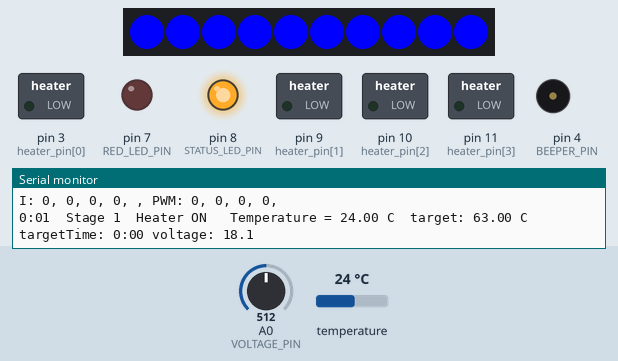
Recording of a sketch running on a simulated Arduino Uno, built with avr-gcc and run on an emulated ATmega328P. Parts: 10 RGB LEDs in strip order, left to right, switched loads named in the sketch (green lamp = pin HIGH), output pins drawn as LEDs (lit = HIGH), buzzer (waves = sounding), the last lines printed to the serial monitor. The inputs (shaded band) are chosen by the test bench; at power-on: temperature 24 °C, A0 (VOLTAGE_PIN) = 512.

Above: at 2.0 s.
2.1 s: temperature set to 2.1 °C
7.9 s: temperature set to 1.7 °C
At 11.6 s:
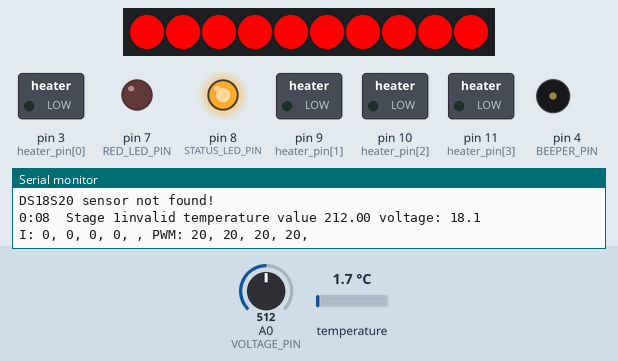
12.3 s: temperature set to 28 °C
At 15.4 s:
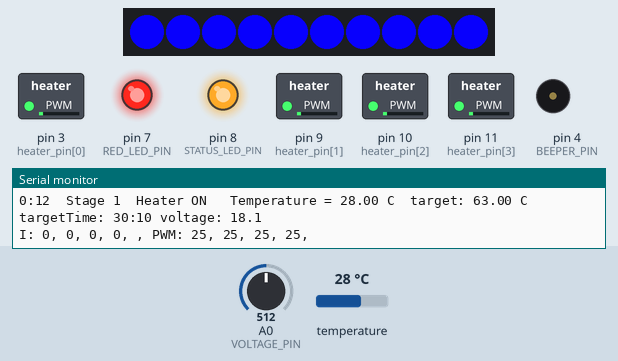
16.3 s: A0 (VOLTAGE_PIN) set to 206
19.9 s: A0 (VOLTAGE_PIN) set to 182
At 23.3 s:
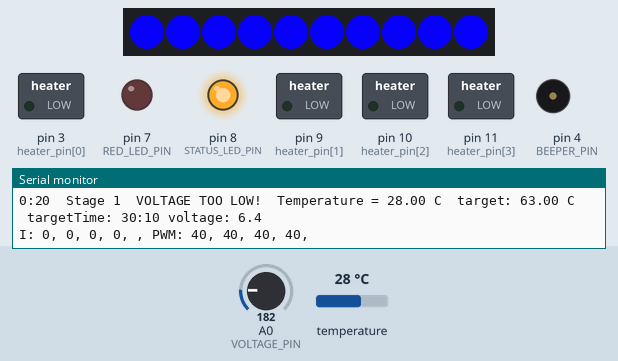
25.1 s: temperature set to 1 °C
At 26.4 s:
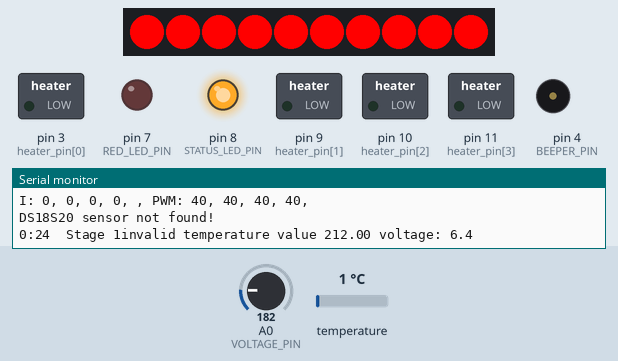
Timing chart, 0 to 28.1 s (numbered marks = the images above; inputs shaded):
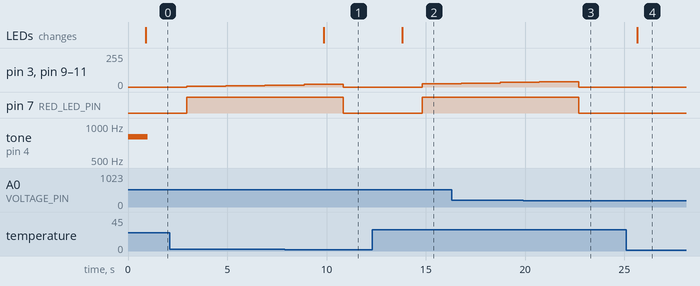

Measured:
- the behaviour switches between 2 and 1.9 °C on temperature (found by bisection; images 0 and 1)
- the behaviour switches between 199 and 198 on A0 (VOLTAGE_PIN) (found by bisection; images 2 and 3)
- after the input at 7.9 s, pin 7 (RED_LED_PIN): HIGH → LOW after 3.0 s; the LEDs: change after 2.0 s (image 1)
- after the input at 12.3 s, pin 3 (heater_pin[0]), pin 9 (heater_pin[1]), pin 10 (heater_pin[2]), pin 11 (heater_pin[3]): 0/255 → 25/255 after 2.5 s; pin 7 (RED_LED_PIN): LOW → HIGH after 2.5 s; the LEDs: change after 1.5 s (image 2)
- after the input at 19.9 s, pin 7 (RED_LED_PIN): HIGH → LOW after 2.8 s
- after the input at 25.1 s, the LEDs: change after 0.55 s (image 4)

The sketch:

heatblock.ino
```cpp
// I need that block to heat up to 63 degrees for half an our and then to 93 for 10 min. That's all really.

#define STAGE1TEMP      63 // temperature for first stage
#define STAGE1TIME      (30*60000) // minutes times seconds times milliseconds
#define STAGE2TEMP      93 // temperature for second stage
#define STAGE2TIME      (10*60000) // minutes times seconds times milliseconds

#include <OneWire.h>
#include <Adafruit_NeoPixel.h>

#define DS18S20_Pin     2 // DS18S20 Signal pin on digital 2
#define BEEPER_PIN      4 // make soothing noises for the yumens
#define LEDSTRIP_PIN    5 // string of WS2812B LEDs for tub status display
#define LEDSTRIP_LEDS   10 // how many LEDs on the strip
#define RED_LED_PIN     7 // just a red LED
#define STATUS_LED_PIN  8 // on when heating, blinking when finished
#define VOLTAGE_PIN     A0 // 330K/10K resistor divider to power source
#define VOLTAGE_COEFF   28.31 // ratio of ADC value to input voltage
#define VOLTAGE_MINIMUM 7.0 // minimum voltage for heater operation

#define ADC_OVERSAMPLE  25 // how many times to average ADC readings
#define TEMP_VALID_MIN  -10 // below this temperature is considered an invalid reading
#define TEMP_VALID_MAX  200 // above this temp is considered an invalid reading
#define NOHEAT         -200 // set celsiusTarget to this if we don't want heat
#define I_HYSTERESIS    5  // how much of an error in actual current before changing PWM value
#define UPDATERATE      1000 // how much time in between temp reading / output printing

#include "DS18S20.h" // reads temperature from the one digital temp sensor

#define NUM_HEATERS     4
// lowpass filters on analog 1..4 are 0.82μF and 6.8KΩ
byte heater_i_pin[NUM_HEATERS] = {A1,A2,A3,A4};
// lowpass filters from PWM pins to FET gates are 0.1μF and 10KΩ
byte heater_pin[NUM_HEATERS] = {3,9,10,11};
// heater current sense resistors are 0.15Ω to ground, so ADC 139.5 is about 1 AMP
int heater_current_target[NUM_HEATERS] = {100,100,100,100}; // what do we want
int heater_current_actual[NUM_HEATERS]; // where are we actually at
byte heater_pwm[NUM_HEATERS] = {0,0,0,0};
boolean heatersOn = false; // whether we want the heaters on or not

float celsiusReading; // stores valid value read from temp sensor
float celsiusTarget = NOHEAT; // target heating temperature
byte stage = 0; // what stage are we on?
unsigned long time,targetTime,lastTempReading;
Adafruit_NeoPixel LEDStrip = Adafruit_NeoPixel(LEDSTRIP_LEDS, LEDSTRIP_PIN, NEO_GRB + NEO_KHZ800);
float voltage; // store retrieved voltage value

float getVoltage() {
  unsigned adder = 0; // store ADC samples here
  for (int i=0; i < ADC_OVERSAMPLE; i++) adder += analogRead(VOLTAGE_PIN);
  return ((float)adder/ADC_OVERSAMPLE)/VOLTAGE_COEFF;
}

void setLEDStrip(byte r, byte g, byte b) {
  for(byte i=0; i<LEDStrip.numPixels(); i++) {
    LEDStrip.setPixelColor(i, LEDStrip.Color(r,g,b));
    LEDStrip.show();
  }
}

void printTime(unsigned long time) {
  Serial.print(time/60000); // time since boot in minutes
  Serial.print(":");
  byte seconds = (time%60000)/1000;
  if (seconds < 10) Serial.print("0");
  Serial.print(seconds); // and seconds
}

void setHeaters() {
  if (heatersOn) {
    digitalWrite(RED_LED_PIN,HIGH); // turn on RED LED
    for (int i = 0; i < NUM_HEATERS; i++) {
      unsigned long measuredCurrent = 0;
      for (byte j = 0; j++; j < ADC_OVERSAMPLE) measuredCurrent += analogRead(heater_i_pin[i]);
      heater_current_actual[i] = measuredCurrent / ADC_OVERSAMPLE; // we want the average value
      if (heater_current_actual[i] + I_HYSTERESIS < heater_current_target[i]) {
        heater_pwm[i] += 5;
        analogWrite(heater_pin[i],heater_pwm[i]);
      } else
      if (heater_current_actual[i] - I_HYSTERESIS > heater_current_target[i]) {
        heater_pwm[i] -= 5;
        analogWrite(heater_pin[i],heater_pwm[i]);
      }
    }
  } else {// if (! state)
    digitalWrite(RED_LED_PIN,LOW); // turn OFF RED LED
    for (int i = 0; i < NUM_HEATERS; i++) digitalWrite(heater_pin[i],LOW); // turn em off
  }
}

void setup() {
  analogReference(INTERNAL); // set analog reference to internal 1.1v source
  tone(BEEPER_PIN, 800, 1000); // make a beep (non-blocking function)
  for (int i = 0; i < NUM_HEATERS; i++) pinMode(heater_pin[i], OUTPUT);
  setPwmFrequency(3,8); // set PWM freq to 31250/8=3906.25 Hz
  setPwmFrequency(9,8); // set PWM freq to 31250/8=3906.25 Hz
  pinMode(STATUS_LED_PIN, OUTPUT);
  pinMode(RED_LED_PIN, OUTPUT); // we'll use this to indicate heaters status
  digitalWrite(STATUS_LED_PIN,HIGH); // turn status LED on
  Serial.begin(57600);
  Serial.println("\nheatblock");
  while(! initTemp()){ // can't do anything without the temperature sensor
    printTime(millis()); // print time since boot
    Serial.println("    ERROR: DS18B20 temp sensor NOT found!!!");
    setLEDStrip(255,0,0); // red
    delay(500);
    setLEDStrip(20,0,0); // dim red
    delay(500);
  }
  for (byte i=0; i<8; i++) Serial.print(DS18S20addr[i],HEX); // print address
  Serial.print("  DS18B20 temp sensor found, degrees C = ");
  Serial.println(getTemp());
  Serial.print("Power supply voltage: ");
  Serial.println(getVoltage(),1);
  LEDStrip.begin(); // init LED strip
  setLEDStrip(0,0,255); // set to blue
}

void loop() {
  time = millis();
  if (time - lastTempReading > UPDATERATE) {
    setStage();
    updateTemp();
  }
  setHeaters(); // do this continuously to keep transistor current values
  delay(100);
  Serial.print("I: ");
  for (int i = 0; i < NUM_HEATERS; i++) {
    Serial.print(heater_current_actual[i]);
    Serial.print(", ");
  }
  Serial.print(", PWM: ");
  for (int i = 0; i < NUM_HEATERS; i++) {
    Serial.print(heater_pwm[i]);
    Serial.print(", ");
  }
  Serial.println();
}

void setStage() {
  switch(stage) {
    case 0:
      stage = 1;
      celsiusTarget = STAGE1TEMP;
      targetTime = 0; // don't set stoptime until target is reached
      break;
    case 1:
      if (!targetTime) { // if targetTime hasn't been set yet and is 0
        if (celsiusReading > celsiusTarget) targetTime = time + STAGE1TIME;
      } else {
        if (time > targetTime) {
          stage = 2;
          celsiusTarget = STAGE2TEMP;
          targetTime = 0; // don't set stoptime until target is reached
        }
      }
      break;
    case 2:
      if (!targetTime) { // if targetTime hasn't been set yet and is 0
        if (celsiusReading > celsiusTarget) targetTime = time + STAGE2TIME;
      } else {
        if (time > targetTime) {
          stage = 3;
          celsiusTarget = NOHEAT;
        }
      }
      break;
    case 3:
      heatersOn = false; // turn off heaters
      setHeaters(); // turn off heaters
      lastTempReading = 0;
      while(true) { // stay here forever
        if (millis() - lastTempReading > 10000) {
          printTime(millis());
          Serial.print("  Cycle Complete at ");
          printTime(targetTime);
          Serial.print(" at voltage ");
          Serial.print(voltage,1); // prints last voltage of heating cycle
          Serial.print("  Heater OFF, temp = ");
          Serial.print(getTemp());
          Serial.print(" present voltage: ");
          Serial.println(getVoltage(),1);
          lastTempReading = millis();
        }
        setLEDStrip(0,255*(millis()%1000>600),0); // blinking green LEDs
        digitalWrite(STATUS_LED_PIN,(millis()%1000>600)); // blink the status LED since we're done
      }
  }
}

void updateTemp() {
  celsiusReading = getTemp();
  byte colorTemp = constrain(((celsiusReading-25)/93)*255, 0, 255); // gradient from 0 at 25C, 255 at 93C
  setLEDStrip(colorTemp,0,255-colorTemp); // blue at or below 25C, red at or above 93C
  printTime(time);
  Serial.print("  Stage ");
  Serial.print(stage);
  voltage = getVoltage();
  if ((celsiusReading > TEMP_VALID_MIN) && (celsiusReading < TEMP_VALID_MAX)) {
    lastTempReading = time; // temperature sensor reported a sane value
    if (celsiusReading < celsiusTarget) {
      if (voltage > VOLTAGE_MINIMUM) {
        heatersOn = true; // turn on heaters
        Serial.print("  Heater ON   Temperature = ");
      } else { // voltage is < VOLTAGE_MINIMUM
        heatersOn = false; // turn off heaters
        Serial.print("  VOLTAGE TOO LOW!  Temperature = ");
      }
    } else {
      heatersOn = false; // turn off heaters
      Serial.print("  Heater OFF  Temperature = ");
    }
    Serial.print(celsiusReading);
    Serial.print(" C  target: ");
    Serial.print(celsiusTarget);
    Serial.print(" C  targetTime: ");
    printTime(targetTime);
    Serial.print(" voltage: ");
    Serial.println(voltage,1);
  } else {
    heatersOn = false; // turn off heaters
    Serial.print("invalid temperature value ");
    Serial.print(celsiusReading);
    Serial.print(" voltage: ");
    Serial.println(voltage,1);
  }
  delay(1000);
}

void setPwmFrequency(int pin, int divisor) {
  byte mode;
  if(pin == 5 || pin == 6 || pin == 9 || pin == 10) {
    switch(divisor) {
      case 1: mode = 0x01; break;
      case 8: mode = 0x02; break;
      case 64: mode = 0x03; break;
      case 256: mode = 0x04; break;
      case 1024: mode = 0x05; break;
      default: return;
    }
    if(pin == 5 || pin == 6) {
      TCCR0B = TCCR0B & 0b11111000 | mode;
    } else {
      TCCR1B = TCCR1B & 0b11111000 | mode;
    }
  } else if(pin == 3 || pin == 11) {
    switch(divisor) {
      case 1: mode = 0x01; break;
      case 8: mode = 0x02; break;
      case 32: mode = 0x03; break;
      case 64: mode = 0x04; break;
      case 128: mode = 0x05; break;
      case 256: mode = 0x06; break;
      case 1024: mode = 0x07; break;
      default: return;
    }
    TCCR2B = TCCR2B & 0b11111000 | mode;
  }
}
```

DS18S20.h
```cpp
OneWire ds(DS18S20_Pin);  // on digital pin 2
byte DS18S20addr[8]; // device address for our temperature sensor

float celsiusToFarenheit(float celsius) {
  float farenheit = (celsius / 5.0 * 9.0 ) + 32.0;
  return farenheit;
}

float farenheitToCelsius(float farenheit) {
  float celsius = (farenheit - 32.0) / 9.0 * 5.0;
  return celsius;
}

boolean initTemp() {
  if ( !ds.search(DS18S20addr)) {
      Serial.println("DS18S20 sensor not found!");
      ds.reset_search(); //no more sensors on chain, reset search
      return false;
  }

  if ( OneWire::crc8( DS18S20addr, 7) != DS18S20addr[7]) {
      Serial.println("DS18S20 CRC is not valid!");
      return false;
  }

  if ( DS18S20addr[0] != 0x10 && DS18S20addr[0] != 0x28) {
      Serial.print("Device is not a DS18S20");
      return false;
  }
  return true;
}

float getTemp(){
  //returns the temperature from one DS18S20 in DEG Celsius

  byte DS18S20data[12]; // data used to talk to device

  ds.reset();
  ds.select(DS18S20addr);
  ds.write(0x44,1); // start conversion, with parasite power on at the end

  delay(850); // wait for the conversion or else you get old data

  byte present = ds.reset();
  ds.select(DS18S20addr);
  ds.write(0xBE); // Read Scratchpad


  for (int i = 0; i < 9; i++) { // we need 9 bytes
    DS18S20data[i] = ds.read();
  }

  float celsius = ( (DS18S20data[1] << 8) + DS18S20data[0] )*0.0625;
  if (celsius < 2) {
    celsius = 212; // assume it's too hot if sensor isn't working
    initTemp(); // try to find the sensor again
  }
  return celsius;
}
```
